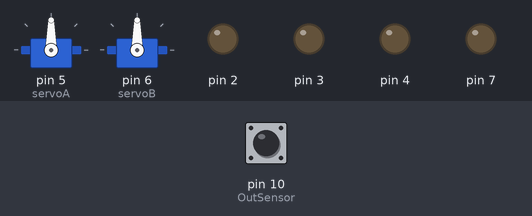
Recording of a sketch running on a simulated Arduino Uno, built with avr-gcc and run on an emulated ATmega328P. Shown: 2 × servo, output pins drawn as LEDs (lit = HIGH). The inputs (shaded band) are chosen by the test bench; at power-on: pin 10 (OutSensor) LOW. Pins used as bus, display or sensor lines are not drawn.

Above: at 1.2 s.
1.3 s: pin 10 (OutSensor) pulsed HIGH 2 times (0.12 s each, 0.3 s apart)
At 2.8 s:
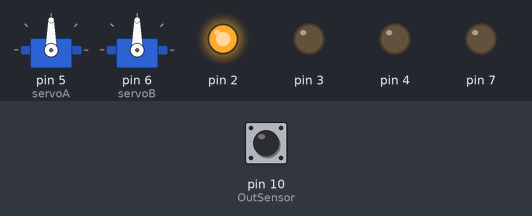
At 5.4 s:
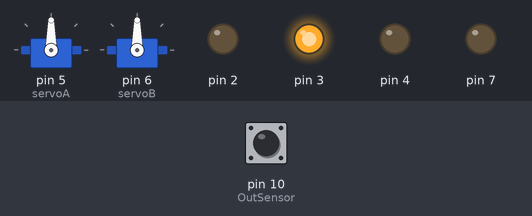
Timing chart, 0 to 7.1 s (numbered marks = the images above; inputs shaded):
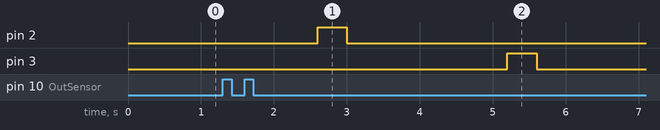

Measured:
- after the input at 1.3 s, pin 2: LOW → HIGH after 1.3 s, → LOW 0.40 s later; pin 3: LOW → HIGH after 3.9 s, → LOW 0.40 s later

The sketch:

garra.ino
```cpp
#include <Servo.h>
#define S0 8
#define S1 9
#define S2 12
#define S3 11
#define OutSensor 10

int red = 0;
int green = 0;
int blue = 0;

Servo servoA;
Servo servoB;

void setup() {
  pinMode(S0, OUTPUT);
  pinMode(S1, OUTPUT);
  pinMode(S2, OUTPUT);
  pinMode(S3, OUTPUT);
  pinMode(OutSensor, INPUT);
  pinMode(2, OUTPUT);
  pinMode(3, OUTPUT);
  pinMode(4, OUTPUT);
  pinMode(7, OUTPUT);
  digitalWrite(S0, HIGH);
  digitalWrite(S1, LOW);
  servoA.attach(5);
  servoB.attach(6);
}

void loop() {
  digitalWrite(S2, LOW);
  digitalWrite(S3, LOW);
  red = pulseIn(OutSensor, LOW);

  digitalWrite(S2, HIGH);
  digitalWrite(S3, HIGH);
  green = pulseIn(OutSensor, LOW);

  digitalWrite(S2, LOW);
  digitalWrite(S3, HIGH);
  blue = pulseIn(OutSensor, LOW);

  String corPredominante = "";

  if (red < 140 || green < 100 || blue < 100) {
  if (red < green && red < blue) {
    corPredominante = "vermelho";
  } else if (green < red && green < blue) {
    corPredominante = "verde";
  } else if (blue < red && blue < green) {
    corPredominante = "azul";
  }
  }

  if (corPredominante == "vermelho") {
    desceB();
    delay(2000);
    desceB();
    delay(2000);
    sobeB();
    delay(2000);
    sobeB();
    delay(2000);
  }
  else if (corPredominante == "verde") {
    desceB();
    delay(2000);
    sobeB();
    delay(2000);
  }
  else if (corPredominante == "azul") {
    sobeB();
    delay(2000);
    desceB();
    delay(2000);
  }

}

void abre() {
  servoA.write(150);
}

void fecha() {
  servoA.write(100);
}

void sobeA() {
  servoB.write(150);
}

void desceA() {
  servoB.write(90);
}

void sobeB() {
  digitalWrite(2, LOW);
  digitalWrite(3, HIGH);
  delay(400);
  pararMotor();
}

void desceB() {
  digitalWrite(2, HIGH);
  digitalWrite(3, LOW);
  delay(400);
  pararMotor();
}

void pararMotor() {
  digitalWrite(2, LOW);
  digitalWrite(3, LOW);
  delay(200);
}
```
